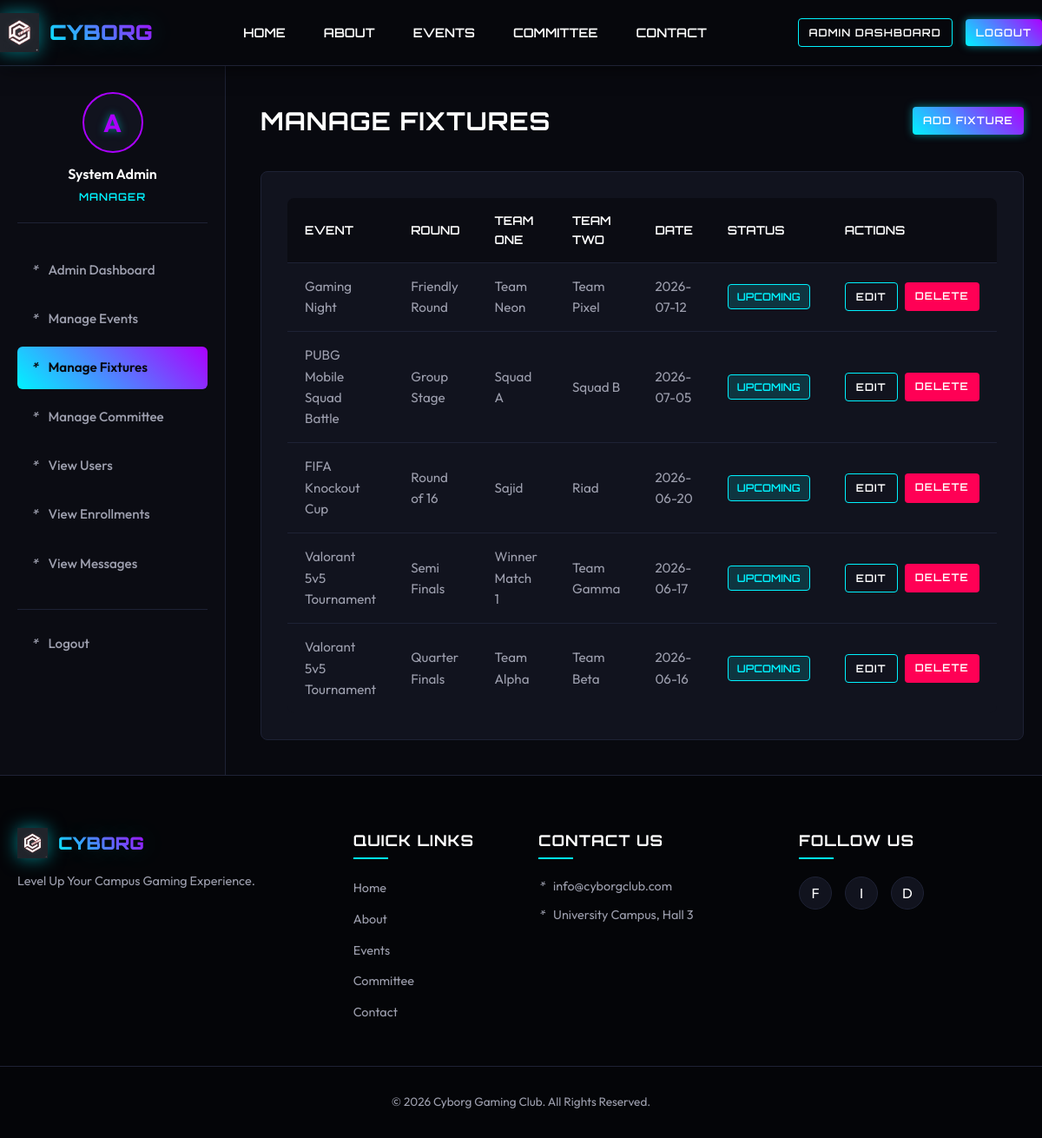
The app's page /admin/manage_fixtures.php (signed in) with its own data.
### tables this page shows
CREATE TABLE fixtures (
    id INT AUTO_INCREMENT PRIMARY KEY,
    event_id INT NOT NULL,
    round_name VARCHAR(100) NOT NULL,
    team_one VARCHAR(100) NOT NULL,
    team_two VARCHAR(100) NOT NULL,
    match_date DATE NOT NULL,
    match_time TIME NOT NULL,
    status ENUM('upcoming','active','completed') NOT NULL DEFAULT 'upcoming',
    FOREIGN KEY (event_id) REFERENCES events(id) ON DELETE CASCADE
);

CREATE TABLE events (
    id INT AUTO_INCREMENT PRIMARY KEY,
    event_name VARCHAR(150) NOT NULL,
    game_name VARCHAR(100) NOT NULL,
    event_date DATE NOT NULL,
    event_time TIME NOT NULL,
    venue VARCHAR(150) NOT NULL,
    description TEXT,
    rules TEXT,
    prize VARCHAR(150),
    status ENUM('open','upcoming','finished') NOT NULL DEFAULT 'open',
    created_at DATETIME NOT NULL DEFAULT CURRENT_TIMESTAMP
);

### includes/helpers.php (called while the page is built, shortened)
<?php
function h($value) {
    return htmlspecialchars((string)$value, ENT_QUOTES, "UTF-8");
}
function badge_class($status) {
    $status = strtolower((string)$status);
    return "badge-upcoming";
}
?>

### admin/manage_fixtures.php (the view, shortened to what this page needs)
<?php
require_once __DIR__ . "/../includes/admin_check.php";
include __DIR__ . "/../includes/header.php";
$fixtures = mysqli_query($conn, "SELECT f.*, e.event_name FROM fixtures f JOIN events e ON f.event_id=e.id ORDER BY f.match_date DESC");
?>
<div class="dashboard-wrapper">
    <?php include __DIR__ . "/../includes/admin_sidebar.php"; ?>
    <main class="db-content">
        <div class="db-header"><div><h1 class="db-title">Manage Fixtures</h1></div><a href="add_fixture.php" class="btn btn-primary btn-sm">Add Fixture</a></div>
        <div class="db-panel"><div class="table-responsive" style="margin-top:0;border:none;"><table class="data-table"><thead><tr><th>Event</th><th>Round</th><th>Team One</th><th>Team Two</th><th>Date</th><th>Status</th><th>Actions</th></tr></thead><tbody>
        <?php while ($fixture = mysqli_fetch_assoc($fixtures)): ?>
            <tr><td><?php echo h($fixture["event_name"]); ?></td><td><?php echo h($fixture["round_name"]); ?></td><td><?php echo h($fixture["team_one"]); ?></td><td><?php echo h($fixture["team_two"]); ?></td><td><?php echo h($fixture["match_date"]); ?></td><td><span class="badge <?php echo badge_class($fixture["status"]); ?>"><?php echo h($fixture["status"]); ?></span></td><td><div class="table-actions"><a class="btn btn-secondary btn-sm" href="edit_fixture.php?id=<?php echo (int)$fixture["id"]; ?>">Edit</a><a class="btn btn-danger btn-sm" href="delete_fixture.php?id=<?php echo (int)$fixture["id"]; ?>" onclick="return confirm('Delete this fixture?');">Delete</a></div></td></tr>
        <?php endwhile; ?>
        </tbody></table></div></div>
    </main>
</div>
<?php include __DIR__ . "/../includes/footer.php"; ?>

### assets/css/main.css (style rules this page uses)
:root { --bg-main: #07080d; --bg-card: #11131e; --bg-card-hover: #181b2b; --color-primary: #00f3ff; --color-secondary: #ab00ff; --color-text-white: #ffffff; --color-text-gray: #9d9fae; --color-text-dark: #07080d; --color-danger: #ff0055; --color-success: #00ff66; --border-color: #1e2235; --font-heading: 'Orbitron', sans-serif; --font-body: 'Outfit', sans-serif; --glow-cyan: 0 0 10px rgba(0, 243, 255, 0.5); --glow-purple: 0 0 10px rgba(171, 0, 255, 0.5); --transition-speed: 0.3s; }
* { box-sizing: border-box; margin: 0; padding: 0; }
body { background-color: var(--bg-main); color: var(--color-text-gray); font-family: var(--font-body); line-height: 1.6; overflow-x: hidden; min-height: 100vh; display: flex; flex-direction: column; }
h1, h2, h3, h4, h5, h6 { font-family: var(--font-heading); color: var(--color-text-white); letter-spacing: 1px; font-weight: 700; }
a { color: var(--color-primary); text-decoration: none; transition: all var(--transition-speed) ease; }
main { flex: 1; padding: 40px 0; }
.btn { display: inline-block; padding: 10px 24px; font-family: var(--font-heading); font-weight: 600; font-size: 0.85rem; text-transform: uppercase; text-align: center; border: none; border-radius: 4px; cursor: pointer; transition: all var(--transition-speed) ease; letter-spacing: 1px; }
.btn-primary { background: linear-gradient(45deg, var(--color-primary), var(--color-secondary)); color: var(--color-text-white); box-shadow: var(--glow-cyan); }
.btn-secondary { background-color: transparent; color: var(--color-text-white); border: 1px solid var(--color-primary); }
.btn-danger { background-color: var(--color-danger); color: var(--color-text-white); }
.btn-sm { padding: 6px 12px; font-size: 0.75rem; }
.table-responsive { overflow-x: auto; margin-top: 20px; background-color: var(--bg-card); border: 1px solid var(--border-color); border-radius: 8px; }
.data-table { width: 100%; border-collapse: collapse; text-align: left; }
.data-table th { background-color: rgba(7, 8, 13, 0.6); color: var(--color-text-white); font-family: var(--font-heading); font-size: 0.85rem; font-weight: 600; text-transform: uppercase; padding: 15px 20px; border-bottom: 1px solid var(--border-color); }
.data-table td { padding: 15px 20px; border-bottom: 1px solid var(--border-color); color: var(--color-text-gray); font-size: 0.95rem; }
.data-table tbody tr:last-child td { border-bottom: none; }
.badge { display: inline-block; padding: 4px 10px; font-size: 0.75rem; font-family: var(--font-heading); font-weight: 600; border-radius: 4px; text-transform: uppercase; }
.badge-upcoming { background-color: rgba(0, 243, 255, 0.15); color: var(--color-primary); border: 1px solid var(--color-primary); }

### css/dashboard.css (style rules this page uses)
.dashboard-wrapper { display: grid; grid-template-columns: 260px 1fr; min-height: calc(100vh - 78px - 310px); }
.db-content { padding: 40px; background-color: #08090f; }
.db-header { display: flex; justify-content: space-between; align-items: center; margin-bottom: 35px; }
.db-title { font-size: 1.8rem; text-transform: uppercase; }
.db-panel { background-color: var(--bg-card); border: 1px solid var(--border-color); border-radius: 8px; padding: 30px; }
.table-actions { display: flex; gap: 8px; }

### records on screen
fixtures: event.event_name "Gaming Night", round_name "Friendly Round", team_one "Team Neon", team_two "Team Pixel", match_date "2026-07-12", status "UPCOMING"
fixtures: event.event_name "PUBG Mobile Squad Battle", round_name "Group Stage", team_one "Squad A", team_two "Squad B", match_date "2026-07-05", status "UPCOMING"
fixtures: event.event_name "FIFA Knockout Cup", round_name "Round of 16", team_one "Sajid", team_two "Riad", match_date "2026-06-20", status "UPCOMING"
fixtures: event.event_name "Valorant 5v5 Tournament", round_name "Semi Finals", team_one "Winner Match 1", team_two "Team Gamma", match_date "2026-06-17", status "UPCOMING"
fixtures: event.event_name "Valorant 5v5 Tournament", round_name "Quarter Finals", team_one "Team Alpha", team_two "Team Beta", match_date "2026-06-16", status "UPCOMING"
